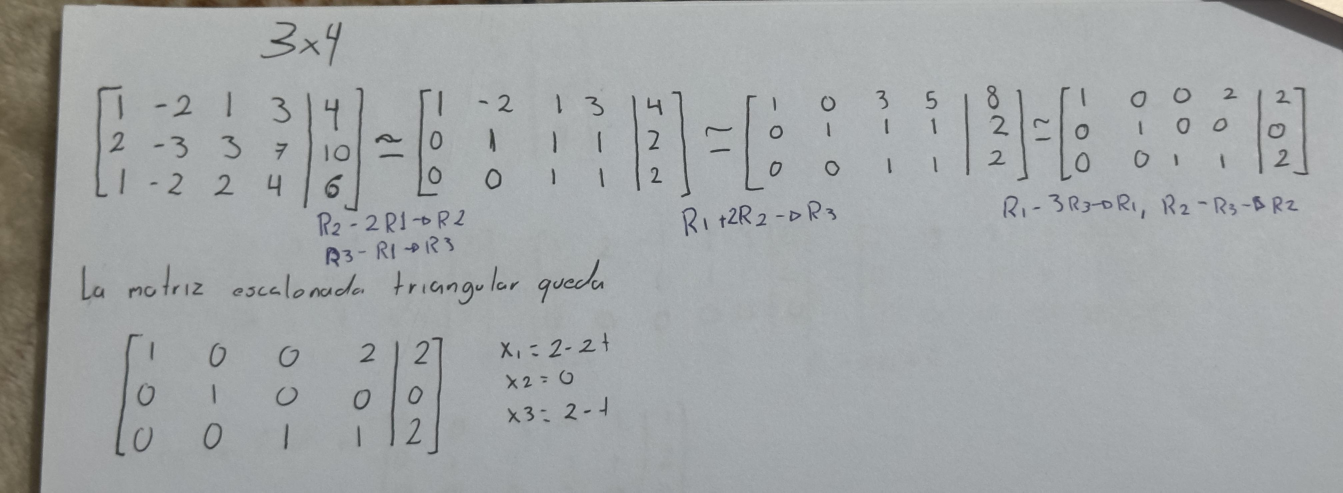
#> input picture revision-matrices/archivos/JAMR01/procedimiento.jpg, 4028 x 1477 px, given in place of IMG_2370.jpg, which was not available (shown at 1/3 size)
$ python preparar.py
#> lines starting #> are read from the running program, lines starting #| are printed output that depends on the picture
from pathlib import Path
import subprocess,json
from PIL import Image,ImageDraw,ImageFont
base=Path(__file__).parent
out=base/'archivos';out.mkdir(exist_ok=True)
def src(n):
 p=Path(f'/Users/alo/Downloads/IMG_{n}.jpg')
 return p if p.exists() else base/'previews'/f'IMG_{n}.jpg'
def crop(p,box,dest):
#> called with box = (0, 0, 1, 1)
 w,h=Image.open(p).size
#> w = 4028; h = 1477
 l,t,r,b=[round(v*s) for v,s in zip(box,[w,h,w,h])]
#> l = 0; t = 0; r = 4028; b = 1477
 Image.open(p).convert('RGB').crop((l,t,r,b)).save(dest)
s1=s2=s3=None
spec=[
 (2370,(0,0,1,1),2371,(.04,.25,.97,.80),s1,(.03,.24,.90,.57)),
 (2372,(0,0,1,1),2373,(.03,.30,.90,.84),s1,(.03,.63,.90,.97)),
 (2374,(0,.22,1,1),2376,(.10,.27,.85,.75),s2,(.06,.005,.96,.12)),
 (2378,(0,0,1,1),2379,(.06,.03,.92,.94),s2,(.06,.165,.97,.27)),
 (2380,(0,0,1,.73),2381,(.05,.08,.93,.80),s2,(.06,.285,.99,.39)),
 (2382,(0,0,1,1),2383,(.13,.20,.90,.60),s2,(.06,.41,.99,.51)),
 (2384,(0,.15,1,.89),2385,(.12,.16,.79,.60),s2,(.06,.56,.99,.69)),
 (2386,(0,.04,1,.60),2387,(.005,.04,.89,.70),s2,(.06,.70,.99,.84)),
 (2388,(0,.14,1,.88),2389,(.05,.06,.98,.75),s2,(.06,.85,.99,.99)),
 (2390,(0,.09,1,.60),2391,(.13,.22,.75,.71),None,None),
 (2393,(0,0,1,.94),2394,(.08,.10,.90,.69),s3,(.06,.185,.99,.32)),
 (2395,(0,0,1,1),2396,(.15,.32,.81,.79),s3,(.06,.33,.99,.46)),
 (2397,(0,0,1,1),2398,(.08,.06,.94,.83),s3,(.06,.51,.99,.66)),
 (2399,(0,0,1,.96),2400,(.26,.03,.97,.81),s3,(.06,.67,.99,.83)),
 (2401,(0,.075,1,1),2402,(.19,.20,.88,.85),s3,(.06,.845,.99,.995)),
]
manifest=[]
for i,(pn,pb,rn,rb,ss,sb) in enumerate(spec,1):
 code=f'JAMR{i:02d}';folder=out/code;folder.mkdir(exist_ok=True)
 crop(src(pn),pb,folder/'procedimiento.jpg');crop(src(rn),rb,folder/'resultado.jpg')
#> call 2 of crop, with box = (0.04, 0.25, 0.97, 0.8)
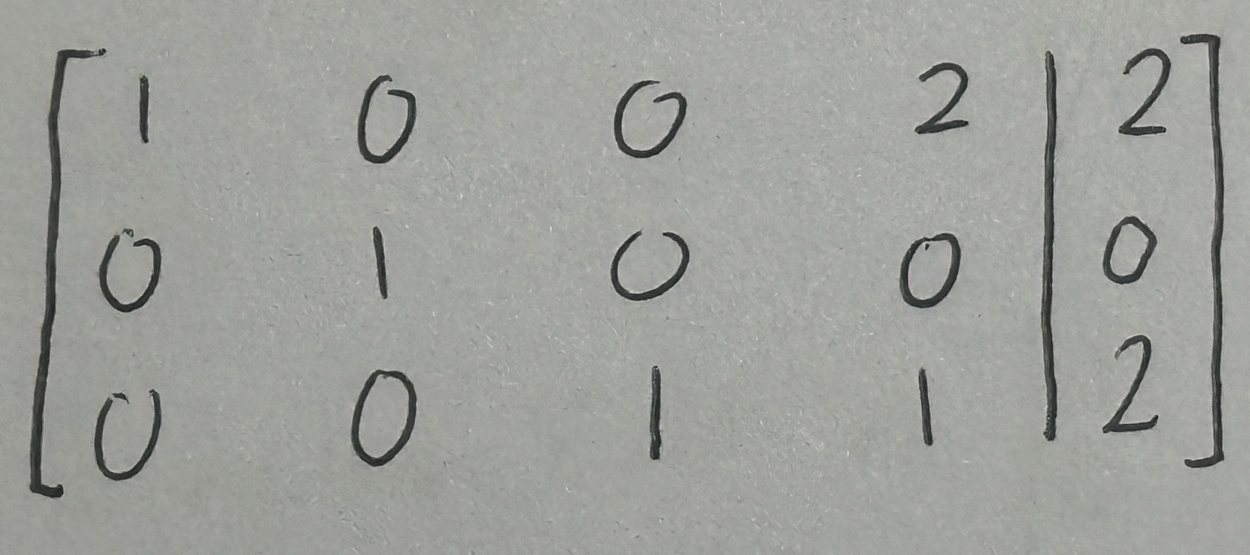
#> input picture revision-matrices/archivos/JAMR01/resultado.jpg, 3750 x 1663 px, given in place of IMG_2371.jpg, which was not available (shown at 1/3 size)
#> in crop (call 2), `w,h=Image.open(p).size`: w = 3750; h = 1663
#> in crop (call 2), `l,t,r,b=[round(v*s) for v,s in zip(box,[w,h,w,h])]`: l = 150; t = 416; r = 3638; b = 1330
#> in crop (call 2), `Image.open(p).convert('RGB').crop((l,t,r,b)).save(dest)`:
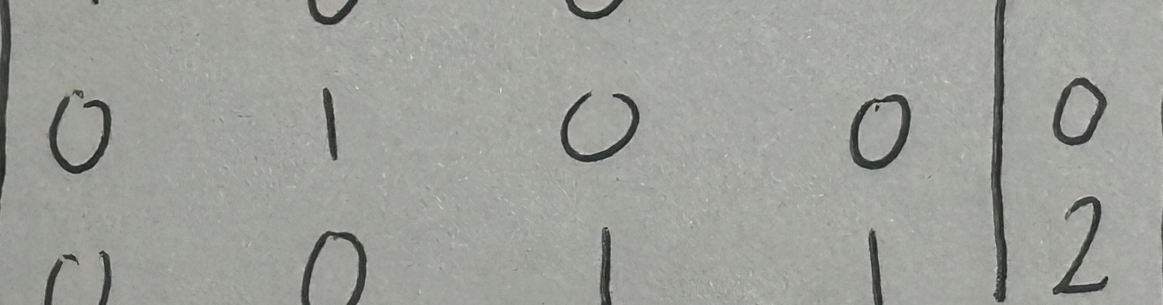
#> saved as resultado.jpg: PIL image 3488x914 RGB (shown at 1/3 size); mean R, G, B 158.7, 160.1, 155
 if ss:crop(ss,sb,folder/'sistema.png')
 else:
  im=Image.new('RGB',(1100,470),'white');d=ImageDraw.Draw(im);font=ImageFont.truetype('/System/Library/Fonts/Supplemental/Times New Roman.ttf',44)
#> after `im = Image.new('RGB', (1100, 470), 'white')`: im: PIL image 1100x470 RGB; every value is 255
  for j,line in enumerate(['Sistema de 4 ecuaciones con 3 incognitas','x1 + x2 + 4x3 = 5','2x1 + 3x2 + 9x3 = 12','x1 + 2x2 + 5x3 = 7','3x1 + 4x2 + 13x3 = 17']):d.text((45,25+85*j),line,font=font,fill='black')
  im.save(folder/'sistema.png')
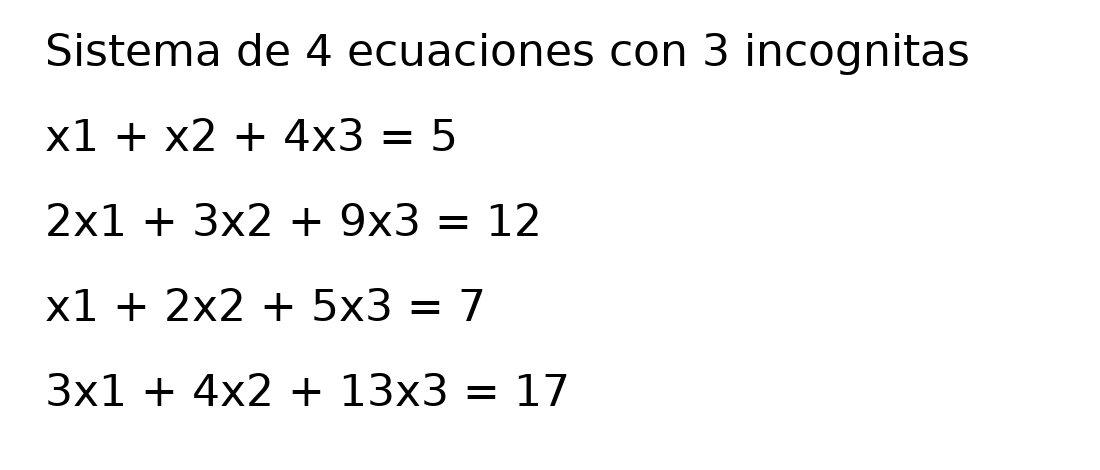
#> saved as sistema.png: PIL image 1100x470 RGB; min 0, max 255, mean 245.6
#> (the run stopped early here; a loop or call above may not have finished)
